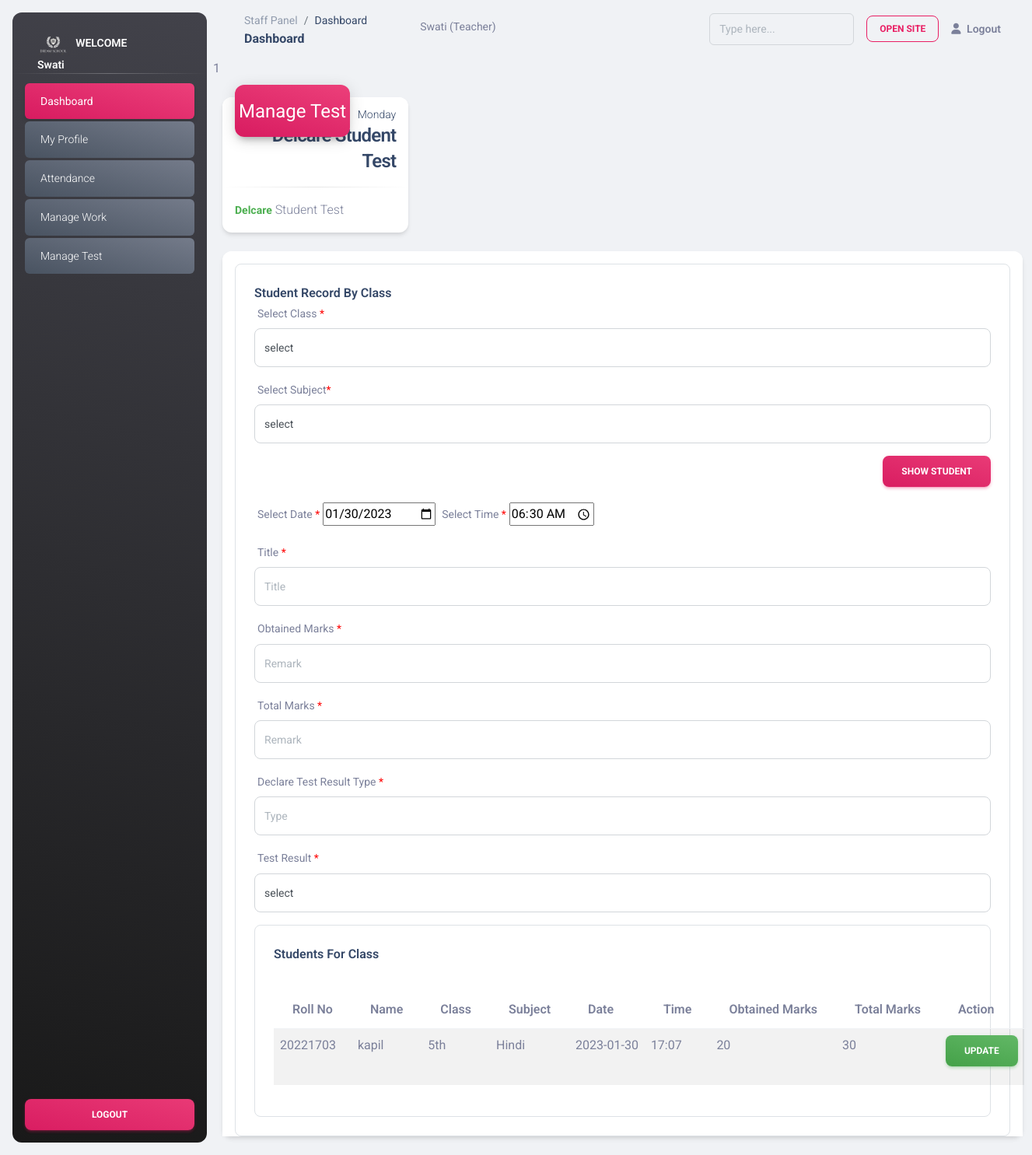
Screenshot of /teach/manage-test.php (signed in) with the database file from the repository.
### tables this page shows
CREATE TABLE `test` (
  `id` int(11) NOT NULL,
  `subject_id` int(11) NOT NULL,
  `class_id` int(11) DEFAULT NULL,
  `student_id` int(11) DEFAULT NULL,
  `type` varchar(255) NOT NULL DEFAULT 'Test',
  `title` varchar(200) DEFAULT NULL,
  `obtained_marks` int(11) DEFAULT NULL,
  `total_marks` int(11) DEFAULT NULL,
  `result` varchar(155) DEFAULT NULL,
  `date` date DEFAULT NULL,
  `time` varchar(20) DEFAULT NULL,
  `insert_by` int(11) DEFAULT NULL,
  `update_by` int(11) DEFAULT NULL,
  `insert_at` timestamp NULL DEFAULT current_timestamp(),
  `update_at` timestamp NULL DEFAULT current_timestamp()
);

CREATE TABLE `student` (
  `student_id` int(11) NOT NULL,
  `student_roll_no` int(11) NOT NULL,
  `class_id` int(11) DEFAULT NULL,
  `student_name` varchar(255) DEFAULT NULL,
  `student_email` varchar(255) DEFAULT NULL,
  `student_phone` varchar(13) DEFAULT NULL,
  `student_psw` varchar(255) DEFAULT NULL,
  `insert_by` int(11) NOT NULL,
  `insert_at` int(11) NOT NULL,
  `update_by` int(11) NOT NULL,
  `update_at` int(11) NOT NULL,
  `status` enum('active','in-active') NOT NULL
);

CREATE TABLE `classes` (
  `id` int(11) NOT NULL,
  `class_name` varchar(255) DEFAULT NULL,
  `incharge_id` int(11) DEFAULT NULL,
  `insert_by` int(11) DEFAULT NULL,
  `update_by` timestamp NULL DEFAULT current_timestamp(),
  `insert_at` timestamp NULL DEFAULT current_timestamp(),
  `update_at` int(11) DEFAULT NULL
);

CREATE TABLE `subject` (
  `id` int(11) NOT NULL,
  `subject_name` varchar(500) DEFAULT NULL,
  `subject_title` mediumtext DEFAULT NULL,
  `discription` longtext DEFAULT NULL,
  `class_id` int(11) DEFAULT NULL,
  `insert_by` int(11) DEFAULT NULL,
  `update_by` int(11) DEFAULT NULL,
  `insert_at` timestamp NULL DEFAULT current_timestamp(),
  `update_at` timestamp NULL DEFAULT current_timestamp()
);

### teach/manage-test.php (the view, shortened to what this page needs)
<?php
include "header.php";
if (!isset($_GET['date'])) {
$d = new DateTime();
$date = $d->format('Y-m-d');
} else
$date = $_GET['date'];
if (!isset($_GET['time'])) {
$time = date("H:i");
} else
$time = $_GET['time'];
if (isset($_GET['title'])) {
$title = $_GET['title'];
} else {
$title = "";
}
if (isset($_GET['type'])) {
$type = $_GET['type'];
} else {
$type = "";
}
if (isset($_GET['obtained_marks'])) {
$obtained_marks = $_GET['obtained_marks'];
} else {
$obtained_marks = "";
}
if (isset($_GET['total_marks'])) {
$total_marks = $_GET['total_marks'];
} else {
$total_marks = "";
}
if (isset($_GET['result'])) {
$result = $_GET['result'];
} else {
$result = "";
}
?>
<main class="main-content position-relative max-height-vh-100 h-100 border-radius-lg ">
    <?= include("navBar.php") ?>
    <div class="container-fluid py-4">
        <div class="row">
            <div class="col-xl-3 col-sm-6 mb-xl-0 mb-4">
                <div class="card">
                    <div class="card-header p-3 pt-2">
                        <a href="manage-test.php">
                            <div
                                class="icon icon-lg icon-shape bg-gradient-primary  shadow-dark text-center border-radius-xl mt-n4 position-absolute">
                                <i class="material-icons opacity-10">Manage Test</i>
                            </div>
                            <div class="text-end pt-1">
                                <p class="text-sm mb-0 text-capitalize">
                                    <?= date("l") ?>
                                </p>
                                <h4 class="mb-0">
                                    Delcare Student Test
                                </h4>
                        </a>
                    </div>
                </div>
                <hr class="dark horizontal my-0">
                <div class="card-footer p-3">
                    <p class="mb-0"><span class="text-success text-sm font-weight-bolder"> Delcare</span> Student
                        Test </p>
                </div>
            </div>
        </div>
        <div class="col-md-12 mb-lg-0 mb-4">
            <div class="card mt-4">
                <div class="card-header pb-0 p-3">
                    <di class="row">
                        <div class="col-md-12 mb-md-0 mb-4">
                            <div class="card card-body border card-plain border-radius-lg  ">
                                <h6 class="mb-0">Student Record By Class</h6>
                                <div>
                                    <form method="get">
                                        <div class="mb-3">
                                            <label class="form-label">Select Class <span
                                                    style="color: red;">*</span></label>
                                            <select name="cls" class="form-control form-control-lg"
                                                onchange="getSubject(this)" required>
                                                <option value="">select</option>
                                            </select>
                                        </div>
                                        <div class="mb-3">
                                            <label class="form-label">Select Subject<span
                                                    style="color: red;">*</span></label>
                                            <select name="subj" class="form-control form-control-lg" id="subj" required>
                                                <option value="">select</option>
                                                <?php
                                                $cls = "";
                                                ?>
                                            </select>
                                        </div>
                                        <div class="mb-3 text-end">
                                            <?php if (!isset($_GET['cls']) || !isset($_GET['subj'])) { ?>
                                             <button type="submit" class="btn bg-gradient-primary mb-0"
                                                href="javascript:;"><i class="material-icons text-sm"></i>Show
                                                Student</button>
                                        </div>
                                    </form>
                                    <?php
                                                } else { ?>
                                    <a href="manage-test.php" class="btn bg-gradient-warning mb-0"
                                        href="javascript:;"><i class="material-icons text-sm"></i>Reset</a>
                                </div>
                                <?php }   ?>
                                <div style="margin-top: 20px;">
                                    <div class="mb-3" style="display: inline-block;">
                                        <label class="form-label">Select Date
                                            <span style="color: red;">*</span></label>
                                        <input type="date" value="<?= $date ?>" name="date" required />
                                    </div>
                                    <div class="mb-3" style="display: inline-block;">
                                        <label class="form-label">Select Time
                                            <span style="color: red;">*</span></label>
                                        <input type="time" value="<?= $time ?>" name="time" required />
                                    </div>
                                </div>
                                <div class="mb-3">
                                    <label class="form-label">Title
                                        <span style="color: red;">*</span></label>
                                    <input type="text" class="form-control form-control-lg" value="<?=$title?>"
                                        name="title" placeholder="Title" required />
                                </div>
                                <div class="mb-3">
                                    <label class="form-label">Obtained Marks
                                        <span style="color: red;">*</span></label>
                                    <input type="number" class="form-control form-control-lg"
                                        value="<?=$obtained_marks?>" name="obtained_marks" placeholder="Remark"
                                        required />
                                </div>
                                <div class="mb-3">
                                    <label class="form-label">Total Marks
                                        <span style="color: red;">*</span></label>
                                    <input type="number" class="form-control form-control-lg" value="<?=$total_marks?>"
                                        name="total_marks" placeholder="Remark" required />
                                </div>
                                <div class="mb-3">
                                    <label class="form-label">Declare Test Result Type
                                        <span style="color: red;">*</span></label>
                                    <input type="text" class="form-control form-control-lg" value="<?=$type?>"
                                        name="type" placeholder="Type" required />
                                </div>
                                <div class="mb-3">
                                    <label class="form-label">Test Result
                                        <span style="color: red;">*</span></label>
                                    <select class="form-control form-control-lg" name="result" required>
                                        <option value="" <?php if($result=="" )echo"selected"; ?>>select</option>
                                    </select>
                                </div>
                                <div class="col-md-12 mb-md-0 mb-4">
                                    <div class="card card-body border card-plain border-radius-lg  ">
                                        <h6 class="mb-0">Students For Class </h6>
                                        <hr>
                                        <div>
                                            <table class="table table-striped d-tbl" style="width:100%">
                                                <thead>
                                                    <tr>
                                                        <th> Roll No</th>
                                                        <th> Name</th>
                                                        <th> Class</th>
                                                        <th> Subject</th>
                                                        <th> Date</th>
                                                        <th> Time</th>
                                                        <th> Obtained Marks</th>
                                                        <th> Total Marks</th>
                                                        <th> Action</th>
                                                    </tr>
                                                </thead>
                                                <tbody>
                                                    <?php
                                                $sql = "SELECT * from test";
                                                $sql = mysqli_query($conn, $sql);
                                                while ($row = mysqli_fetch_assoc($sql)) {
                                                $r_stid=$row['student_id'];
                                                $st_sql = "SELECT * FROM student WHERE student_id=$r_stid";
                                                $st_sql = mysqli_query($conn, $st_sql);
                                                $st_sql = mysqli_fetch_assoc($st_sql);
                                                $cls_row = $row['class_id'];
                                                $cls_row = "SELECT * from classes where id=$cls_row";
                                                $cls_row = mysqli_query($conn, $cls_row);
                                                $cls_row = mysqli_fetch_assoc($cls_row);
                                                $subj_row = $row['subject_id'];
                                                $subj_row = "SELECT * from subject where id=$subj_row";
                                                $subj_row = mysqli_query($conn, $subj_row);
                                                $subj_row = mysqli_fetch_assoc($subj_row);
                                                ?>
                                                    <tr>
                                                        <td>
                                                            <?= $st_sql['student_roll_no'] ?>
                                                        </td>
                                                        <td>
                                                            <?= $st_sql['student_name'] ?>
                                                        </td>
                                                        <td>
                                                            <?= $cls_row['class_name'] ?>
                                                        </td>
                                                        <td>
                                                            <?= $subj_row['subject_name'] ?>
                                                        </td>
                                                        <td>
                                                            <?= $row['date'] ?>
                                                        </td>
                                                        <td>
                                                            <?= $row['time'] ?>
                                                        </td>
                                                        <td>
                                                            <?= $row['obtained_marks'] ?>
                                                        </td>
                                                        <td>
                                                            <?= $row['total_marks'] ?>
                                                        </td>
                                                        <td>
                                                            <?php
                                                if (isset($_GET['rid'])) {
                                                ?>
                                                            <a class="btn  bg-gradient-warning"
                                                                href="manage-test.php?cls=<?= $cls ?>&stid=<?= $st_sql['student_id'] ?>&date=<?= $date ?>&cls=<?=$cls_row['id']?>&subj=<?= $subj_row['id'] ?>&time=<?= $time ?>">selected</a>
                                                            <?php
                                                } else {
                                                ?>
                                                            <a class="btn  bg-gradient-success"
                                                                href="manage-test.php?cls=<?= $cls ?>&stid=<?= $st_sql['student_id'] ?>&date=<?= $date ?>&cls=<?=$cls_row['id']?>&subj=<?= $subj_row['id'] ?>&time=<?= $time ?>&rid=<?=$row['id']?>">Update</a>
                                                            <?php
                                                }
                                                ?>
                                                        </td>
                                                    </tr>
                                                    <?php
                                                }
                                                ?>
                                                </tbody>
                                            </table>
                                        </div>
                                    </div>
                                </div>
                            </div>
                        </div>
                </div>
            </div>
        </div>
    </div>
    </div>
</main>
<?php include "footer.php" ?>

### assets/css/nucleo-svg.css (style rules this page uses)
.icon { display: inline-block; color: #111111; height: 1em; width: 1em; }
.icon-lg { height: 1.6em; width: 1.6em; }
.icon { fill: currentColor; stroke: none; }

### rows the page displays
test: student.student_roll_no "20221703", student.student_name "kapil", class.class_name "5th", subject.subject_name "Hindi", date "2023-01-30", time "17:07", obtained_marks "20", total_marks "30"

### other values shown
$_SESSION['staff_name'] "Swati"
$_SESSION['staff_role'] "Teacher"
include("navBar.php") "1"
